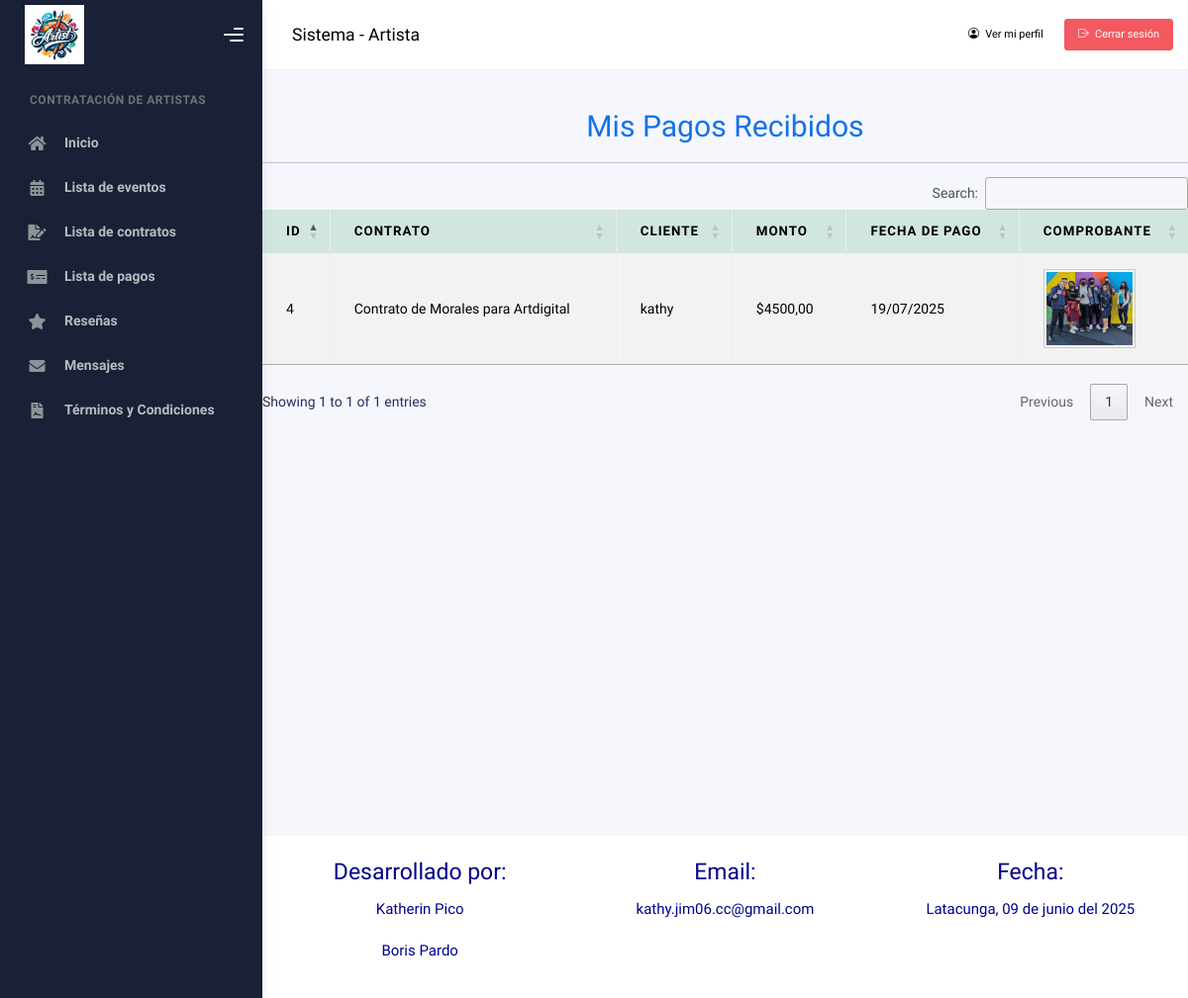
Page /artista/pagos/ (signed in) on the earlier database version.
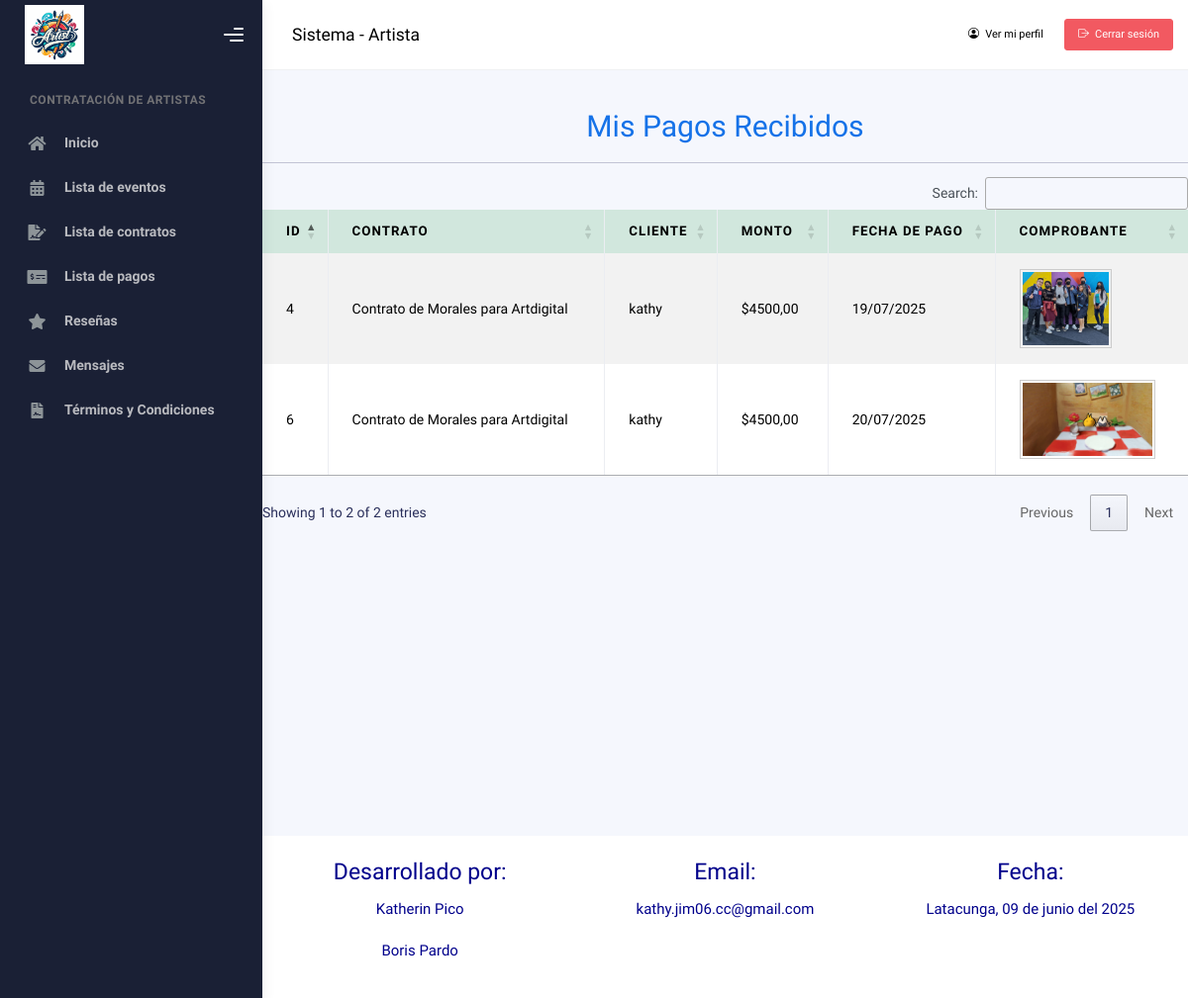
Same page on the later database version.
### Aplicaciones/gestionContratos/models.py (models this page shows, shortened)
class Pago(models.Model):
    contrato = models.ForeignKey(Contrato, on_delete=models.CASCADE)
    cliente = models.ForeignKey(Usuario, on_delete=models.CASCADE, limit_choices_to={'rol': 'Cliente'}, related_name='pagos_cliente')
    artista = models.ForeignKey(Usuario, on_delete=models.CASCADE, limit_choices_to={'rol': 'Artista'}, related_name='pagos_artista')
    monto = models.DecimalField(max_digits=10, decimal_places=2)
    fecha_pago = models.DateField(auto_now_add=True)
    comprobante_imagen = models.ImageField(upload_to='pagos/comprobantes/', null=True, blank=True)
    class Meta:
        ordering = ['-fecha_pago']

class Contrato(models.Model):
    evento = models.ForeignKey(Evento, on_delete=models.CASCADE)
    artista = models.ForeignKey(Usuario, on_delete=models.CASCADE, limit_choices_to={'rol': 'Artista'})
    estado = models.CharField(max_length=20, choices=[('Pendiente', 'Pendiente'), ('Aceptado', 'Aceptado'), ('Rechazado', 'Rechazado')], default='Pendiente')
    fecha_contrato = models.DateField(auto_now_add=True)
    fecha_inicio = models.DateField(null=True, blank=True)
    fecha_fin = models.DateField(null=True, blank=True)
    costo = models.DecimalField(max_digits=10, decimal_places=2, null=True, blank=True)
    pdf = models.FileField(upload_to='contratos/pdfs/', null=True, blank=True)
    observaciones = models.TextField(null=True, blank=True)
    def __str__(self):
        return f"Contrato de {self.artista.username} para {self.evento.titulo}"
    class Meta:
        ordering = ['-fecha_contrato']

class Usuario(AbstractUser):
    telefono = models.CharField(max_length=10)
    direccion = models.TextField()
    rol = models.CharField(max_length=20, choices=ROL_CHOICES, default='Cliente')
    verificado = models.BooleanField(default=False)
    bloqueado = models.BooleanField(default=False)
    foto_perfil = models.ImageField(upload_to='usuarios/perfil/', null=True, blank=True)
    portafolio_pdf = models.FileField(upload_to='usuarios/portafolios/', null=True, blank=True)
    facebook_url = models.URLField(max_length=200, null=True, blank=True)
    x_url = models.URLField("X (Twitter)", max_length=200, null=True, blank=True)
    web_url = models.URLField("Página web", max_length=200, null=True, blank=True)
    groups = models.ManyToManyField(
        Group,
        related_name='usuarios',
        blank=True,
        help_text='Grupos a los que pertenece el usuario.',
        verbose_name='grupos',
    )
    user_permissions = models.ManyToManyField(
        Permission,
        related_name='usuarios_permisos',
        blank=True,
        help_text='Permisos específicos para el usuario.',
        verbose_name='permisos de usuario',
    )

class Evento(models.Model):
    cliente = models.ForeignKey(Usuario, on_delete=models.CASCADE, limit_choices_to={'rol': 'Cliente'})
    titulo = models.CharField(max_length=100)
    descripcion = models.TextField()
    fecha = models.DateField()
    ubicacion = models.CharField(max_length=200)
    class Meta:
        ordering = ['fecha']

### Aplicaciones/gestionContratos/views.py (the view)
# urls.py: path('artista/pagos/', views.listar_pagos_artista, name='listar_pagos_artista'),
def listar_pagos_artista(request):
    usuario_id = request.session.get('usuario_id')
    if not usuario_id:
        return redirect('login')
    artista = get_object_or_404(Usuario, id=usuario_id, rol='Artista')
    pagos = Pago.objects.filter(artista=artista).order_by('-fecha_pago')
    return render(request, 'artista/pagos/lista_pagos.html', {
        'pagos': pagos
    })

### Aplicaciones/gestionContratos/templates/artista/pagos/lista_pagos.html (shortened to what this page needs)
{% extends 'artista/plantilla.html' %}
{% load static %}
{% block contenido %}
<br><br><br>
<div class="container mt-5">
    <h1 class="text-center text-primary">Mis Pagos Recibidos</h1>
    <hr>
    {% if pagos %}
    <table class="table table-bordered table-striped table-hover" id="tbl_pagos">
        <thead class="table-success">
            <tr>
                <th>ID</th>
                <th>Contrato</th>
                <th>Cliente</th>
                <th>Monto</th>
                <th>Fecha de Pago</th>
                <th>Comprobante</th>
            </tr>
        </thead>
        <tbody>
            {% for pago in pagos %}
            <tr>
                <td>{{ pago.id }}</td>
                <td>{{ pago.contrato }}</td>
                <td>{{ pago.cliente.username }}</td>
                <td>${{ pago.monto }}</td>
                <td>{{ pago.fecha_pago|date:"d/m/Y" }}</td>
                <td>
                    {% if pago.comprobante_imagen %}
                        <img src="{{ pago.comprobante_imagen.url }}" alt="Comprobante pago" height="80px" style="object-fit: contain; border:1px solid #ccc; padding:2px;">
                    {% else %}
                        Ninguno
                    {% endif %}
                </td>
            </tr>
            {% endfor %}
        </tbody>
    </table>
    {% else %}
    <p class="text-center">No tienes pagos registrados.</p>
    {% endif %}
</div>
<br><br><br>
{% endblock %}

Differences in the rows shown:
added Pago: id "6", contrato "Contrato de Morales para Artdigital", cliente.username "kathy", monto "4500,00", fecha_pago "20/07/2025", comprobante_imagen (picture)
Other differences:
text written by a page script: "Search: Showing 1 to 1 of 1 entries Previous 1 Next" → "Search: Showing 1 to 2 of 2 entries Previous 1 Next"
